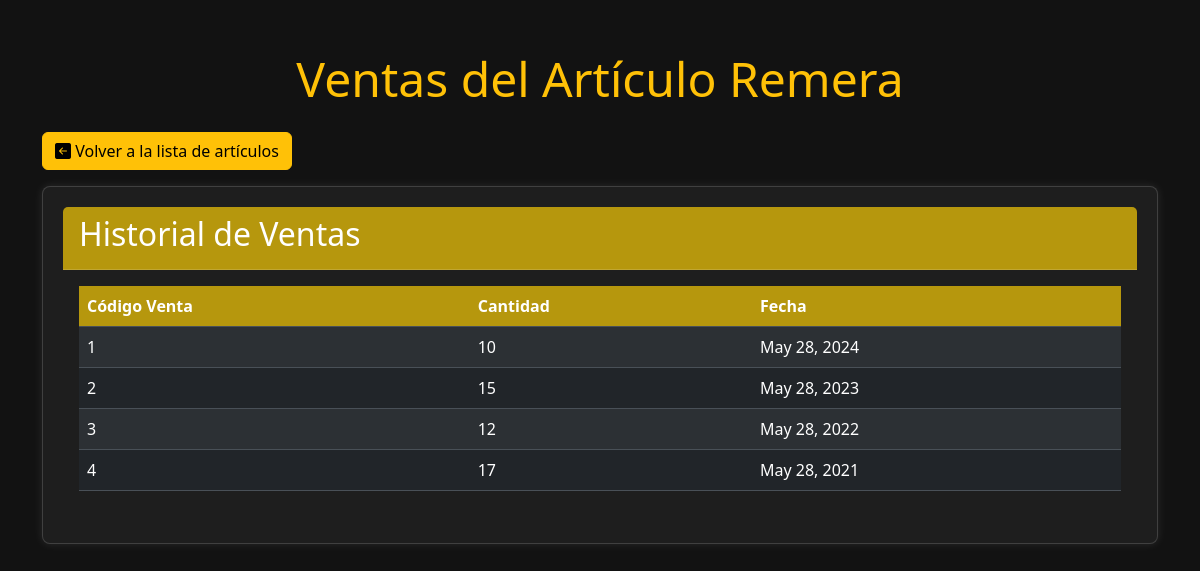
The page /articulos/1/ventas/ on the database its author committed.
### stock/models.py (models this page shows)
class Articulo(models.Model):
    codArticulo = models.AutoField(primary_key=True)
    fechaAltaArticulo = models.DateField(auto_now_add=True)
    fechaBajaArticulo = models.DateField(null=True, blank=True)
    nombreArticulo = models.CharField(max_length=30)
    stockArticulo = models.IntegerField()
    puntoPedido = models.IntegerField(default=0)
    stockSeguridad = models.IntegerField(default=0)
    loteOptimo = models.IntegerField(default=0)
    cgi = models.FloatField(default=0)
    cantidasIntervaloFijo = models.IntegerField(default=0)
    estado = models.ForeignKey(EstadoArticulo, on_delete=models.CASCADE, related_name='articulos')
    modeloInventario = models.ForeignKey(ModeloInventario, on_delete=models.CASCADE, related_name="articulos")
    proveedor = models.ForeignKey(Proveedor, on_delete=models.CASCADE, related_name='articulos', null=True)
    metodo = models.TextField(default="", null=True, blank=True)
    prediccion_predeterminada = models.ForeignKey('Prediccion_Demanda', on_delete=models.SET_NULL, related_name='articulos_predeterminados', null=True, blank=True)

class Venta(models.Model):
    codVenta = models.AutoField(primary_key=True)
    cantVenta = models.IntegerField()
    fechaVenta = models.DateField()
    articulo = models.ForeignKey(Articulo, on_delete=models.CASCADE, related_name='ventas')
    demanda = models.ForeignKey(Demanda, on_delete=models.CASCADE, related_name='ventas')

### stock/views.py (the view)
# urls.py: path('articulos/<int:articulo_id>/ventas/', views.ver_ventas_articulo, name='ventas_articulo'),
def ver_ventas_articulo(request, articulo_id):
    articulo = get_object_or_404(Articulo, pk=articulo_id)
    ventas = articulo.ventas.order_by('-fechaVenta')
    return render(request, 'ventas_articulo.html', {'articulo': articulo, 'ventas': ventas})

### stock/Templates/ventas_articulo.html (shortened to what this page needs)
<!DOCTYPE html>
<html lang="en" data-bs-theme="dark">
<head>
    <link href="https://cdn.jsdelivr.net/npm/bootstrap@5.3.3/dist/css/bootstrap.min.css" rel="stylesheet">
    <link rel="stylesheet" href="https://cdn.jsdelivr.net/npm/bootstrap-icons@1.11.3/font/bootstrap-icons.min.css">
</head>
<body>
    <div class="container">
        <h1 class="display-5 text-center text-warning mb-4">Ventas del Artículo {{ articulo.nombreArticulo }}</h1>
        <a href="{% url 'lista_articulos' %}" class="btn btn-warning mb-3"><i class="bi bi-arrow-left-square-fill"></i> Volver a la lista de artículos</a>
        <div class="card">
            <div class="card-header">
                <h2 class="card-title">Historial de Ventas</h2>
            </div>
            <div class="card-body">
                <table class="table table-striped table-hover">
                    <thead>
                        <tr>
                            <th scope="col">Código Venta</th>
                            <th scope="col">Cantidad</th>
                            <th scope="col">Fecha</th>
                        </tr>
                    </thead>
                    <tbody>
                        {% for venta in ventas %}
                        <tr>
                            <td>{{ venta.codVenta }}</td>
                            <td>{{ venta.cantVenta }}</td>
                            <td>{{ venta.fechaVenta }}</td>
                        </tr>
                        {% endfor %}
                    </tbody>
                </table>
            </div>
        </div>
    </div>
</body>
</html>

### stock/Templates/ventas_articulo.html (style rules this page uses)
body { background-color: #121212; color: #ffffff; }
.container { margin-top: 50px; }
.card { background-color: #1e1e1e; color: #ffffff; border-radius: 8px; box-shadow: 0 0 10px rgba(255, 255, 255, 0.1); padding: 20px; }
.card-header { background-color: rgba(221, 182, 9, 0.795); }
.table th { background-color: rgba(221, 182, 9, 0.795); }

### rows shown on the page
Articulo: nombreArticulo "Remera"
Venta: codVenta "1", cantVenta "10", fechaVenta "May 28, 2024"
Venta: codVenta "2", cantVenta "15", fechaVenta "May 28, 2023"
Venta: codVenta "3", cantVenta "12", fechaVenta "May 28, 2022"
Venta: codVenta "4", cantVenta "17", fechaVenta "May 28, 2021"
